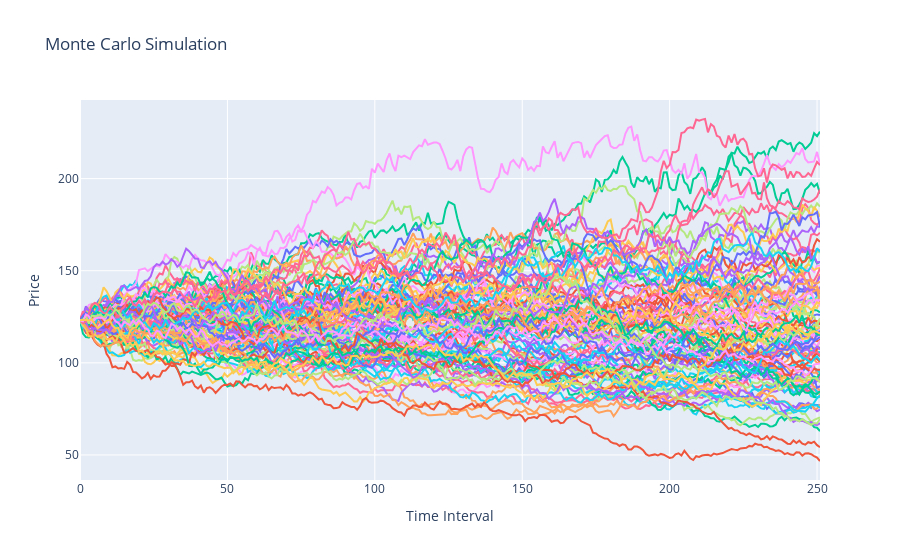

The notebook cell saved with this chart:
### Code cell
plots = []

for i in range(100,200):
    plot = go.Scatter(y = daily_price[:, i])
    plots.append(plot)


layout = go.Layout(title = f'Monte Carlo Simulation', yaxis = dict(title = 'Price'), 
                   xaxis = dict(title = 'Time Interval'), showlegend=False)    

fig = go.Figure(data=plots, layout=layout)
fig.show()

### Figure 1 — Plotly figure (JSON) as saved in the notebook; plotly's stock layout.template omitted (floating-point values rounded to 4 significant figures; data arrays with more than 128 entries replaced by an {"elided": "..."} marker saying what was removed)
{"data": [{"type": "scatter", "y": {"elided": "252 float values"}}, {"type": "scatter", "y": {"elided": "252 float values"}}, {"type": "scatter", "y": {"elided": "252 float values"}}, {"type": "scatter", "y": {"elided": "252 float values"}}, {"type": "scatter", "y": {"elided": "252 float values"}}, {"type": "scatter", "y": {"elided": "252 float values"}}, {"type": "scatter", "y": {"elided": "252 float values"}}, {"type": "scatter", "y": {"elided": "252 float values"}}, {"type": "scatter", "y": {"elided": "252 float values"}}, {"type": "scatter", "y": {"elided": "252 float values"}}, {"type": "scatter", "y": {"elided": "252 float values"}}, {"type": "scatter", "y": {"elided": "252 float values"}}, {"type": "scatter", "y": {"elided": "252 float values"}}, {"type": "scatter", "y": {"elided": "252 float values"}}, {"type": "scatter", "y": {"elided": "252 float values"}}, {"type": "scatter", "y": {"elided": "252 float values"}}, {"type": "scatter", "y": {"elided": "252 float values"}}, {"type": "scatter", "y": {"elided": "252 float values"}}, {"type": "scatter", "y": {"elided": "252 float values"}}, {"type": "scatter", "y": {"elided": "252 float values"}}, {"type": "scatter", "y": {"elided": "252 float values"}}, {"type": "scatter", "y": {"elided": "252 float values"}}, {"type": "scatter", "y": {"elided": "252 float values"}}, {"type": "scatter", "y": {"elided": "252 float values"}}, {"type": "scatter", "y": {"elided": "252 float values"}}, {"type": "scatter", "y": {"elided": "252 float values"}}, {"type": "scatter", "y": {"elided": "252 float values"}}, {"type": "scatter", "y": {"elided": "252 float values"}}, {"type": "scatter", "y": {"elided": "252 float values"}}, {"type": "scatter", "y": {"elided": "252 float values"}}, {"type": "scatter", "y": {"elided": "252 float values"}}, {"type": "scatter", "y": {"elided": "252 float values"}}, {"type": "scatter", "y": {"elided": "252 float values"}}, {"type": "scatter", "y": {"elided": "252 float values"}}, {"type": "scatter", "y": {"elided": "252 float values"}}, {"type": "scatter", "y": {"elided": "252 float values"}}, {"type": "scatter", "y": {"elided": "252 float values"}}, {"type": "scatter", "y": {"elided": "252 float values"}}, {"type": "scatter", "y": {"elided": "252 float values"}}, {"type": "scatter", "y": {"elided": "252 float values"}}, {"type": "scatter", "y": {"elided": "252 float values"}}, {"type": "scatter", "y": {"elided": "252 float values"}}, {"type": "scatter", "y": {"elided": "252 float values"}}, {"type": "scatter", "y": {"elided": "252 float values"}}, {"type": "scatter", "y": {"elided": "252 float values"}}, {"type": "scatter", "y": {"elided": "252 float values"}}, {"type": "scatter", "y": {"elided": "252 float values"}}, {"type": "scatter", "y": {"elided": "252 float values"}}, {"type": "scatter", "y": {"elided": "252 float values"}}, {"type": "scatter", "y": {"elided": "252 float values"}}, {"type": "scatter", "y": {"elided": "252 float values"}}, {"type": "scatter", "y": {"elided": "252 float values"}}, {"type": "scatter", "y": {"elided": "252 float values"}}, {"type": "scatter", "y": {"elided": "252 float values"}}, {"type": "scatter", "y": {"elided": "252 float values"}}, {"type": "scatter", "y": {"elided": "252 float values"}}, {"type": "scatter", "y": {"elided": "252 float values"}}, {"type": "scatter", "y": {"elided": "252 float values"}}, {"type": "scatter", "y": {"elided": "252 float values"}}, {"type": "scatter", "y": {"elided": "252 float values"}}, {"type": "scatter", "y": {"elided": "252 float values"}}, {"type": "scatter", "y": {"elided": "252 float values"}}, {"type": "scatter", "y": {"elided": "252 float values"}}, {"type": "scatter", "y": {"elided": "252 float values"}}, {"type": "scatter", "y": {"elided": "252 float values"}}, {"type": "scatter", "y": {"elided": "252 float values"}}, {"type": "scatter", "y": {"elided": "252 float values"}}, {"type": "scatter", "y": {"elided": "252 float values"}}, {"type": "scatter", "y": {"elided": "252 float values"}}, {"type": "scatter", "y": {"elided": "252 float values"}}, {"type": "scatter", "y": {"elided": "252 float values"}}, {"type": "scatter", "y": {"elided": "252 float values"}}, {"type": "scatter", "y": {"elided": "252 float values"}}, {"type": "scatter", "y": {"elided": "252 float values"}}, {"type": "scatter", "y": {"elided": "252 float values"}}, {"type": "scatter", "y": {"elided": "252 float values"}}, {"type": "scatter", "y": {"elided": "252 float values"}}, {"type": "scatter", "y": {"elided": "252 float values"}}, {"type": "scatter", "y": {"elided": "252 float values"}}, {"type": "scatter", "y": {"elided": "252 float values"}}, {"type": "scatter", "y": {"elided": "252 float values"}}, {"type": "scatter", "y": {"elided": "252 float values"}}, {"type": "scatter", "y": {"elided": "252 float values"}}, {"type": "scatter", "y": {"elided": "252 float values"}}, {"type": "scatter", "y": {"elided": "252 float values"}}, {"type": "scatter", "y": {"elided": "252 float values"}}, {"type": "scatter", "y": {"elided": "252 float values"}}, {"type": "scatter", "y": {"elided": "252 float values"}}, {"type": "scatter", "y": {"elided": "252 float values"}}, {"type": "scatter", "y": {"elided": "252 float values"}}, {"type": "scatter", "y": {"elided": "252 float values"}}, {"type": "scatter", "y": {"elided": "252 float values"}}, {"type": "scatter", "y": {"elided": "252 float values"}}, {"type": "scatter", "y": {"elided": "252 float values"}}, {"type": "scatter", "y": {"elided": "252 float values"}}, {"type": "scatter", "y": {"elided": "252 float values"}}, {"type": "scatter", "y": {"elided": "252 float values"}}, {"type": "scatter", "y": {"elided": "252 float values"}}, {"type": "scatter", "y": {"elided": "252 float values"}}, {"type": "scatter", "y": {"elided": "252 float values"}}], "layout": {"autosize": true, "showlegend": false, "title": {"text": "Monte Carlo Simulation"}, "xaxis": {"autorange": true, "range": [0, 251], "title": {"text": "Time Interval"}}, "yaxis": {"autorange": true, "range": [36.4, 242.7], "title": {"text": "Price"}, "type": "linear"}}}
